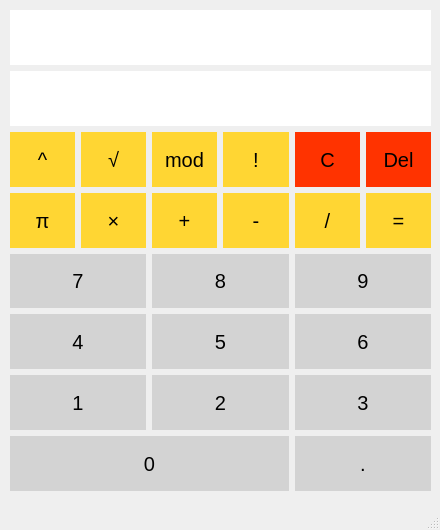
<?xml version="1.0" encoding="UTF-8"?>
<ui version="4.0">
 <class>MainWindow</class>
 <widget class="QMainWindow" name="MainWindow">
  <property name="enabled">
   <bool>true</bool>
  </property>
  <property name="geometry">
   <rect>
    <x>0</x>
    <y>0</y>
    <width>440</width>
    <height>530</height>
   </rect>
  </property>
  <property name="sizePolicy">
   <sizepolicy hsizetype="Fixed" vsizetype="Fixed">
    <horstretch>0</horstretch>
    <verstretch>0</verstretch>
   </sizepolicy>
  </property>
  <property name="minimumSize">
   <size>
    <width>440</width>
    <height>530</height>
   </size>
  </property>
  <property name="maximumSize">
   <size>
    <width>440</width>
    <height>530</height>
   </size>
  </property>
  <property name="windowTitle">
   <string>MainWindow</string>
  </property>
  <property name="styleSheet">
   <string notr="true">QMainWindow
{
	padding: 5px;
}</string>
  </property>
  <widget class="QWidget" name="centralwidget">
   <widget class="QWidget" name="gridLayoutWidget">
    <property name="geometry">
     <rect>
      <x>10</x>
      <y>10</y>
      <width>421</width>
      <height>481</height>
     </rect>
    </property>
    <property name="sizePolicy">
     <sizepolicy hsizetype="Preferred" vsizetype="Expanding">
      <horstretch>0</horstretch>
      <verstretch>0</verstretch>
     </sizepolicy>
    </property>
    <property name="styleSheet">
     <string notr="true">QpushButton
{
	border-style: none;
 	background-color: #FFD700;
}</string>
    </property>
    <layout class="QGridLayout" name="gridLayout">
     <item row="4" column="3">
      <widget class="QPushButton" name="ButtonSub">
       <property name="sizePolicy">
        <sizepolicy hsizetype="Preferred" vsizetype="Expanding">
         <horstretch>0</horstretch>
         <verstretch>0</verstretch>
        </sizepolicy>
       </property>
       <property name="styleSheet">
        <string notr="true">QPushButton
{
	border-style: none;
 	background-color: #ffd633;
	font-size: 20px;
}

QPushButton:hover
{
	background-color: #ffcc00;
}

QPushButton:pressed
{
	background-color: #e6b800;
}</string>
       </property>
       <property name="text">
        <string>-</string>
       </property>
      </widget>
     </item>
     <item row="3" column="2">
      <widget class="QPushButton" name="ButtonMod">
       <property name="sizePolicy">
        <sizepolicy hsizetype="Preferred" vsizetype="Expanding">
         <horstretch>0</horstretch>
         <verstretch>0</verstretch>
        </sizepolicy>
       </property>
       <property name="styleSheet">
        <string notr="true">QPushButton
{
	border-style: none;
 	background-color: #ffd633;
	font-size: 20px;
}

QPushButton:hover
{
	background-color: #ffcc00;
}

QPushButton:pressed
{
	background-color: #e6b800;
}</string>
       </property>
       <property name="text">
        <string>mod</string>
       </property>
      </widget>
     </item>
     <item row="7" column="0" colspan="2">
      <widget class="QPushButton" name="Button1">
       <property name="sizePolicy">
        <sizepolicy hsizetype="Preferred" vsizetype="Expanding">
         <horstretch>0</horstretch>
         <verstretch>0</verstretch>
        </sizepolicy>
       </property>
       <property name="styleSheet">
        <string notr="true">QPushButton
{
	border-style: none;
	background-color: lightgray;
	font-size: 20px;
}

QPushButton:hover
{
	background-color: Silver;
}

QPushButton:pressed
{
	background-color: DarkGray;
}</string>
       </property>
       <property name="text">
        <string>1</string>
       </property>
      </widget>
     </item>
     <item row="3" column="5">
      <widget class="QPushButton" name="ButtonDel">
       <property name="sizePolicy">
        <sizepolicy hsizetype="Preferred" vsizetype="Expanding">
         <horstretch>0</horstretch>
         <verstretch>0</verstretch>
        </sizepolicy>
       </property>
       <property name="styleSheet">
        <string notr="true">QPushButton
{
	border-style: none;
 	background-color: #ff3300;
	font-size: 20px;
}

QPushButton:hover
{
	background-color: #e62e00;
}

QPushButton:pressed
{
	background-color: #cc2900;
}</string>
       </property>
       <property name="text">
        <string>Del</string>
       </property>
      </widget>
     </item>
     <item row="3" column="1">
      <widget class="QPushButton" name="ButtonSqrt">
       <property name="sizePolicy">
        <sizepolicy hsizetype="Preferred" vsizetype="Expanding">
         <horstretch>0</horstretch>
         <verstretch>0</verstretch>
        </sizepolicy>
       </property>
       <property name="styleSheet">
        <string notr="true">QPushButton
{
	border-style: none;
 	background-color: #ffd633;
	font-size: 20px;
}

QPushButton:hover
{
	background-color: #ffcc00;
}

QPushButton:pressed
{
	background-color: #e6b800;
}</string>
       </property>
       <property name="text">
        <string>√</string>
       </property>
      </widget>
     </item>
     <item row="5" column="0" colspan="2">
      <widget class="QPushButton" name="Button7">
       <property name="sizePolicy">
        <sizepolicy hsizetype="Preferred" vsizetype="Expanding">
         <horstretch>0</horstretch>
         <verstretch>0</verstretch>
        </sizepolicy>
       </property>
       <property name="styleSheet">
        <string notr="true">QPushButton
{
	border-style: none;
	background-color: lightgray;
	font-size: 20px;
}

QPushButton:hover
{
	background-color: Silver;
}

QPushButton:pressed
{
	background-color: DarkGray;
}</string>
       </property>
       <property name="text">
        <string>7</string>
       </property>
      </widget>
     </item>
     <item row="1" column="0" colspan="6">
      <widget class="QLineEdit" name="lineEdit">
       <property name="sizePolicy">
        <sizepolicy hsizetype="Preferred" vsizetype="Expanding">
         <horstretch>0</horstretch>
         <verstretch>0</verstretch>
        </sizepolicy>
       </property>
       <property name="layoutDirection">
        <enum>Qt::LeftToRight</enum>
       </property>
       <property name="styleSheet">
        <string notr="true">QLineEdit
{
	border-style: none;
	font-size: 20px;
}</string>
       </property>
       <property name="alignment">
        <set>Qt::AlignRight|Qt::AlignTrailing|Qt::AlignVCenter</set>
       </property>
      </widget>
     </item>
     <item row="7" column="4" colspan="2">
      <widget class="QPushButton" name="Button3">
       <property name="sizePolicy">
        <sizepolicy hsizetype="Preferred" vsizetype="Expanding">
         <horstretch>0</horstretch>
         <verstretch>0</verstretch>
        </sizepolicy>
       </property>
       <property name="styleSheet">
        <string notr="true">QPushButton
{
	border-style: none;
	background-color: lightgray;
	font-size: 20px;
}

QPushButton:hover
{
	background-color: Silver;
}

QPushButton:pressed
{
	background-color: DarkGray;
}</string>
       </property>
       <property name="text">
        <string>3</string>
       </property>
      </widget>
     </item>
     <item row="4" column="1">
      <widget class="QPushButton" name="ButtonMul">
       <property name="sizePolicy">
        <sizepolicy hsizetype="Preferred" vsizetype="Expanding">
         <horstretch>0</horstretch>
         <verstretch>0</verstretch>
        </sizepolicy>
       </property>
       <property name="styleSheet">
        <string notr="true">QPushButton
{
	border-style: none;
 	background-color: #ffd633;
	font-size: 20px;
}

QPushButton:hover
{
	background-color: #ffcc00;
}

QPushButton:pressed
{
	background-color: #e6b800;
}</string>
       </property>
       <property name="text">
        <string>×</string>
       </property>
      </widget>
     </item>
     <item row="6" column="0" colspan="2">
      <widget class="QPushButton" name="Button4">
       <property name="sizePolicy">
        <sizepolicy hsizetype="Preferred" vsizetype="Expanding">
         <horstretch>0</horstretch>
         <verstretch>0</verstretch>
        </sizepolicy>
       </property>
       <property name="styleSheet">
        <string notr="true">QPushButton
{
	border-style: none;
	background-color: lightgray;
	font-size: 20px;
}

QPushButton:hover
{
	background-color: Silver;
}

QPushButton:pressed
{
	background-color: DarkGray;
}</string>
       </property>
       <property name="text">
        <string>4</string>
       </property>
      </widget>
     </item>
     <item row="3" column="0">
      <widget class="QPushButton" name="ButtonPow">
       <property name="sizePolicy">
        <sizepolicy hsizetype="Preferred" vsizetype="Expanding">
         <horstretch>0</horstretch>
         <verstretch>0</verstretch>
        </sizepolicy>
       </property>
       <property name="styleSheet">
        <string notr="true">QPushButton
{
	border-style: none;
 	background-color: #ffd633;
	font-size: 20px;
}

QPushButton:hover
{
	background-color: #ffcc00;
}

QPushButton:pressed
{
	background-color: #e6b800;
}</string>
       </property>
       <property name="text">
        <string>^</string>
       </property>
      </widget>
     </item>
     <item row="4" column="5">
      <widget class="QPushButton" name="ButtonEq">
       <property name="sizePolicy">
        <sizepolicy hsizetype="Preferred" vsizetype="Expanding">
         <horstretch>0</horstretch>
         <verstretch>0</verstretch>
        </sizepolicy>
       </property>
       <property name="styleSheet">
        <string notr="true">QPushButton
{
	border-style: none;
 	background-color: #ffd633;
	font-size: 20px;
}

QPushButton:hover
{
	background-color: #ffcc00;
}

QPushButton:pressed
{
	background-color: #e6b800;
}</string>
       </property>
       <property name="text">
        <string>=</string>
       </property>
      </widget>
     </item>
     <item row="6" column="4" colspan="2">
      <widget class="QPushButton" name="Button6">
       <property name="sizePolicy">
        <sizepolicy hsizetype="Preferred" vsizetype="Expanding">
         <horstretch>0</horstretch>
         <verstretch>0</verstretch>
        </sizepolicy>
       </property>
       <property name="styleSheet">
        <string notr="true">QPushButton
{
	border-style: none;
	background-color: lightgray;
	font-size: 20px;
}

QPushButton:hover
{
	background-color: Silver;
}

QPushButton:pressed
{
	background-color: DarkGray;
}</string>
       </property>
       <property name="text">
        <string>6</string>
       </property>
      </widget>
     </item>
     <item row="7" column="2" colspan="2">
      <widget class="QPushButton" name="Button2">
       <property name="sizePolicy">
        <sizepolicy hsizetype="Preferred" vsizetype="Expanding">
         <horstretch>0</horstretch>
         <verstretch>0</verstretch>
        </sizepolicy>
       </property>
       <property name="styleSheet">
        <string notr="true">QPushButton
{
	border-style: none;
	background-color: lightgray;
	font-size: 20px;
}

QPushButton:hover
{
	background-color: Silver;
}

QPushButton:pressed
{
	background-color: DarkGray;
}</string>
       </property>
       <property name="text">
        <string>2</string>
       </property>
      </widget>
     </item>
     <item row="4" column="2">
      <widget class="QPushButton" name="ButtonAdd">
       <property name="sizePolicy">
        <sizepolicy hsizetype="Preferred" vsizetype="Expanding">
         <horstretch>0</horstretch>
         <verstretch>0</verstretch>
        </sizepolicy>
       </property>
       <property name="styleSheet">
        <string notr="true">QPushButton
{
	border-style: none;
 	background-color: #ffd633;
	font-size: 20px;
}

QPushButton:hover
{
	background-color: #ffcc00;
}

QPushButton:pressed
{
	background-color: #e6b800;
}</string>
       </property>
       <property name="text">
        <string>+</string>
       </property>
      </widget>
     </item>
     <item row="6" column="2" colspan="2">
      <widget class="QPushButton" name="Button5">
       <property name="sizePolicy">
        <sizepolicy hsizetype="Preferred" vsizetype="Expanding">
         <horstretch>0</horstretch>
         <verstretch>0</verstretch>
        </sizepolicy>
       </property>
       <property name="styleSheet">
        <string notr="true">QPushButton
{
	border-style: none;
	background-color: lightgray;
	font-size: 20px;
}

QPushButton:hover
{
	background-color: Silver;
}

QPushButton:pressed
{
	background-color: DarkGray;
}</string>
       </property>
       <property name="text">
        <string>5</string>
       </property>
      </widget>
     </item>
     <item row="3" column="4">
      <widget class="QPushButton" name="ButtonClear">
       <property name="sizePolicy">
        <sizepolicy hsizetype="Preferred" vsizetype="Expanding">
         <horstretch>0</horstretch>
         <verstretch>0</verstretch>
        </sizepolicy>
       </property>
       <property name="styleSheet">
        <string notr="true">QPushButton
{
	border-style: none;
 	background-color: #ff3300;
	font-size: 20px;
}

QPushButton:hover
{
	background-color: #e62e00;
}

QPushButton:pressed
{
	background-color: #cc2900;
}</string>
       </property>
       <property name="text">
        <string>C</string>
       </property>
      </widget>
     </item>
     <item row="4" column="0">
      <widget class="QPushButton" name="ButtonPi">
       <property name="sizePolicy">
        <sizepolicy hsizetype="Preferred" vsizetype="Expanding">
         <horstretch>0</horstretch>
         <verstretch>0</verstretch>
        </sizepolicy>
       </property>
       <property name="minimumSize">
        <size>
         <width>0</width>
         <height>0</height>
        </size>
       </property>
       <property name="styleSheet">
        <string notr="true">QPushButton
{
	border-style: none;
 	background-color: #ffd633;
	font-size: 20px;
}

QPushButton:hover
{
	background-color: #ffcc00;
}

QPushButton:pressed
{
	background-color: #e6b800;
}</string>
       </property>
       <property name="text">
        <string>π</string>
       </property>
      </widget>
     </item>
     <item row="5" column="2" colspan="2">
      <widget class="QPushButton" name="Button8">
       <property name="sizePolicy">
        <sizepolicy hsizetype="Preferred" vsizetype="Expanding">
         <horstretch>0</horstretch>
         <verstretch>0</verstretch>
        </sizepolicy>
       </property>
       <property name="styleSheet">
        <string notr="true">QPushButton
{
	border-style: none;
	background-color: lightgray;
	font-size: 20px;
}

QPushButton:hover
{
	background-color: Silver;
}

QPushButton:pressed
{
	background-color: DarkGray;
}</string>
       </property>
       <property name="text">
        <string>8</string>
       </property>
      </widget>
     </item>
     <item row="4" column="4">
      <widget class="QPushButton" name="ButtonDiv">
       <property name="sizePolicy">
        <sizepolicy hsizetype="Preferred" vsizetype="Expanding">
         <horstretch>0</horstretch>
         <verstretch>0</verstretch>
        </sizepolicy>
       </property>
       <property name="minimumSize">
        <size>
         <width>50</width>
         <height>20</height>
        </size>
       </property>
       <property name="styleSheet">
        <string notr="true">QPushButton
{
	border-style: none;
 	background-color: #ffd633;
	font-size: 20px;
}

QPushButton:hover
{
	background-color: #ffcc00;
}

QPushButton:pressed
{
	background-color: #e6b800;
}</string>
       </property>
       <property name="text">
        <string>/</string>
       </property>
      </widget>
     </item>
     <item row="5" column="4" colspan="2">
      <widget class="QPushButton" name="Button9">
       <property name="sizePolicy">
        <sizepolicy hsizetype="Preferred" vsizetype="Expanding">
         <horstretch>0</horstretch>
         <verstretch>0</verstretch>
        </sizepolicy>
       </property>
       <property name="styleSheet">
        <string notr="true">QPushButton
{
	border-style: none;
	background-color: lightgray;
	font-size: 20px;
}

QPushButton:hover
{
	background-color: Silver;
}

QPushButton:pressed
{
	background-color: DarkGray;
}</string>
       </property>
       <property name="text">
        <string>9</string>
       </property>
      </widget>
     </item>
     <item row="3" column="3">
      <widget class="QPushButton" name="ButtonFact">
       <property name="sizePolicy">
        <sizepolicy hsizetype="Preferred" vsizetype="Expanding">
         <horstretch>0</horstretch>
         <verstretch>0</verstretch>
        </sizepolicy>
       </property>
       <property name="styleSheet">
        <string notr="true">QPushButton
{
	border-style: none;
 	background-color: #ffd633;
	font-size: 20px;
}

QPushButton:hover
{
	background-color: #ffcc00;
}

QPushButton:pressed
{
	background-color: #e6b800;
}</string>
       </property>
       <property name="text">
        <string>!</string>
       </property>
      </widget>
     </item>
     <item row="0" column="0" colspan="6">
      <widget class="QLineEdit" name="lineEdit_2">
       <property name="sizePolicy">
        <sizepolicy hsizetype="Preferred" vsizetype="Expanding">
         <horstretch>0</horstretch>
         <verstretch>0</verstretch>
        </sizepolicy>
       </property>
       <property name="layoutDirection">
        <enum>Qt::LeftToRight</enum>
       </property>
       <property name="styleSheet">
        <string notr="true">QLineEdit
{
	border-style: none;
	font-size: 20px;
}</string>
       </property>
       <property name="alignment">
        <set>Qt::AlignRight|Qt::AlignTrailing|Qt::AlignVCenter</set>
       </property>
      </widget>
     </item>
     <item row="8" column="4" colspan="2">
      <widget class="QPushButton" name="ButtonDot">
       <property name="sizePolicy">
        <sizepolicy hsizetype="Preferred" vsizetype="Expanding">
         <horstretch>0</horstretch>
         <verstretch>0</verstretch>
        </sizepolicy>
       </property>
       <property name="styleSheet">
        <string notr="true">QPushButton
{
	border-style: none;
	background-color: lightgray;
	font-size: 20px;
}

QPushButton:hover
{
	background-color: Silver;
}

QPushButton:pressed
{
	background-color: DarkGray;
}</string>
       </property>
       <property name="text">
        <string>.</string>
       </property>
      </widget>
     </item>
     <item row="8" column="0" colspan="4">
      <widget class="QPushButton" name="Button0">
       <property name="sizePolicy">
        <sizepolicy hsizetype="Preferred" vsizetype="Expanding">
         <horstretch>0</horstretch>
         <verstretch>0</verstretch>
        </sizepolicy>
       </property>
       <property name="styleSheet">
        <string notr="true">QPushButton
{
	border-style: none;
	background-color: lightgray;
	font-size: 20px;
}

QPushButton:hover
{
	background-color: Silver;
}

QPushButton:pressed
{
	background-color: DarkGray;
}</string>
       </property>
       <property name="text">
        <string>0</string>
       </property>
      </widget>
     </item>
    </layout>
   </widget>
  </widget>
  <widget class="QMenuBar" name="menubar">
   <property name="geometry">
    <rect>
     <x>0</x>
     <y>0</y>
     <width>440</width>
     <height>21</height>
    </rect>
   </property>
  </widget>
  <widget class="QStatusBar" name="statusbar"/>
 </widget>
 <resources/>
 <connections/>
</ui>
